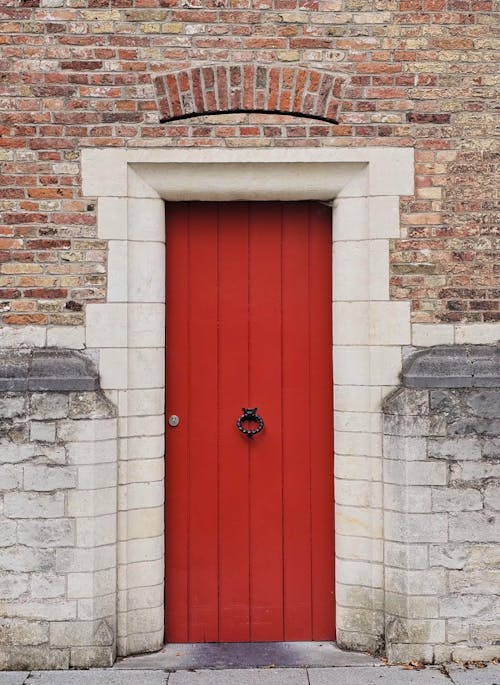
#> input picture opencv_study/images/door.png, 500 x 685 px, found by its file name
$ python opencv_hsv.py
#> lines starting #> are read from the running program, lines starting #| are printed output that depends on the picture; after the words box and inside, x2 and y2 are one past the last pixel; in counts of white or black regions, pixels touching at a corner belong together

# h - hue(색상)
# s - saturation(채도)
# v - value(명도)
# 빨강 - 0쯤
# 노랑 - 35쯤
# 초록 - 80쯤
# 파랑 - 130쯤


import cv2
import numpy as np

img = cv2.imread("opencv_study/images/door.png")
#> img is the input picture: shape (685, 500, 3); mean B, G, R 125.6, 133.2, 171.6

hsv = cv2.cvtColor( img, cv2.COLOR_BGR2HSV)
#> hsv: shape (685, 500, 3); mean H, S, V 20.1, 73.7, 171.7

lower_red1 = np.array( [0,100,100] )
up_red1 = np.array( [10,255,255] )

lower_red2 = np.array( [170,100,100] )
up_red2 = np.array([179,255,255])

mask1 = cv2.inRange(hsv, lower_red1, up_red1)
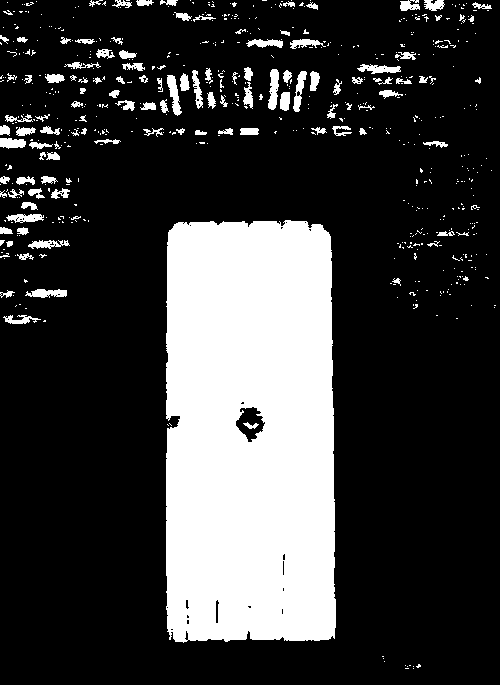
#> mask1: shape (685, 500); 23.3% white; 595 white regions (477 under 20 px), largest, box (x1, y1, x2, y2) and area: (166, 220, 336, 643) 68666, (268, 69, 279, 110) 311, (167, 75, 182, 116) 304
mask2 = cv2.inRange(hsv, lower_red2, up_red2)
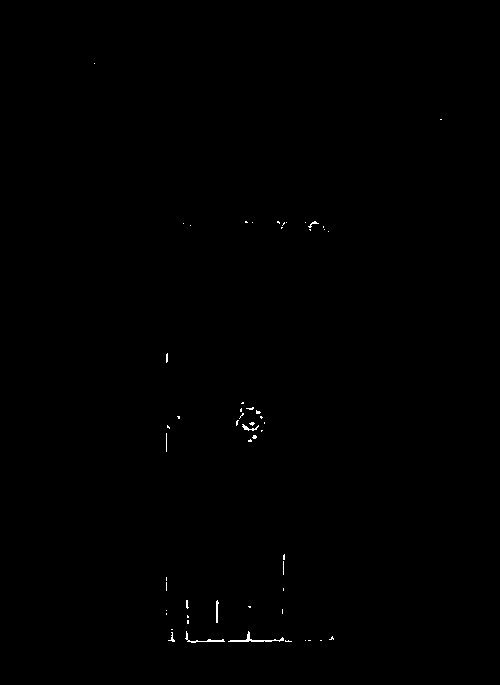
#> mask2: shape (685, 500); 0.19% white in thin lines or dots, all inside (x1, y1, x2, y2) = (94, 63, 442, 643)

mask = mask1+mask2
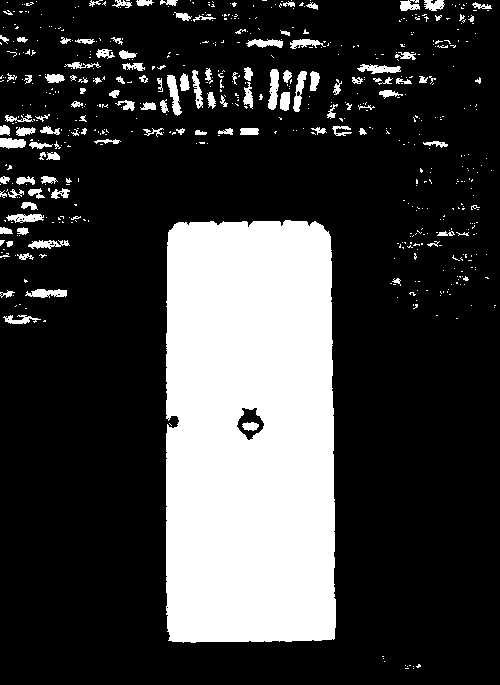
#> mask: shape (685, 500); 23.5% white; 595 white regions (477 under 20 px)
result = cv2.bitwise_and(img,img,mask=mask)
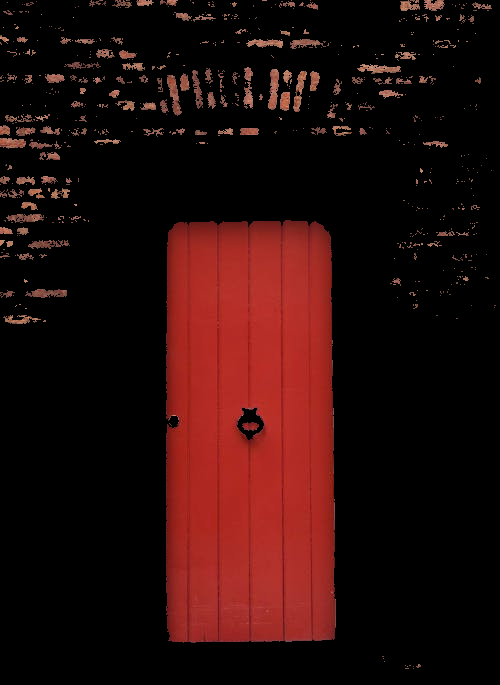
#> result: shape (685, 500, 3); mean B, G, R 9.9, 11.6, 38.5
#이미지에서 빨간색을 찾아 바운딩박스 (표시하기)
contours,_ = cv2.findContours(
    mask,cv2.RETR_EXTERNAL,cv2.CHAIN_APPROX_SIMPLE
)
#> contours = 594 contours, 509 with area under 20; largest, box (x1, y1, x2, y2) and area: (166, 220, 336, 643) 69204, (268, 69, 279, 110) 268, (167, 75, 182, 116) 256, (293, 71, 307, 112) 230, (25, 289, 67, 298) 210
box = img.copy()
for cnt in contours:
    area = cv2.contourArea(cnt)
    if area <2400 : continue
    x,y,w,h = cv2.boundingRect(cnt)
    cv2.rectangle(
        box,(x,y),(x+w,y+h),(0,255,0),3
    )
#> this loop made 594 passes
#> area on passes 15, 35, 37: 119.5, 38, 210.5
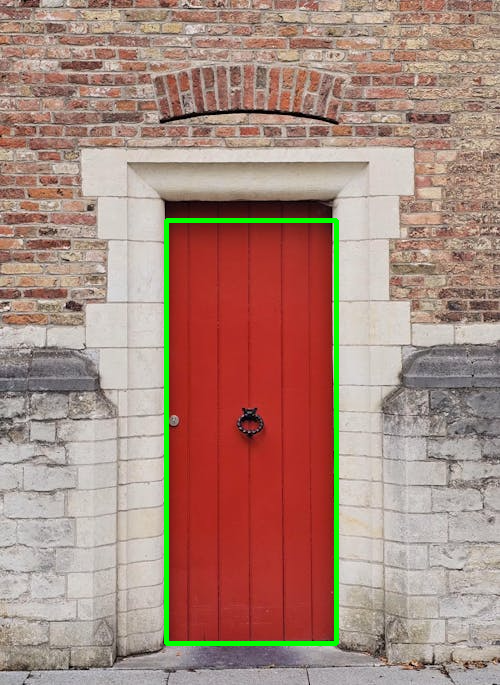
#> box: shape (685, 500, 3); 1.73% of pixels changed, all inside (x1, y1, x2, y2) = (164, 218, 339, 646)

cv2.imshow("original", img)
cv2.imshow("hsv",hsv)
cv2.imshow("result", result)
cv2.imshow("box", box)

cv2.waitKey(0)
cv2.destroyAllWindows()
